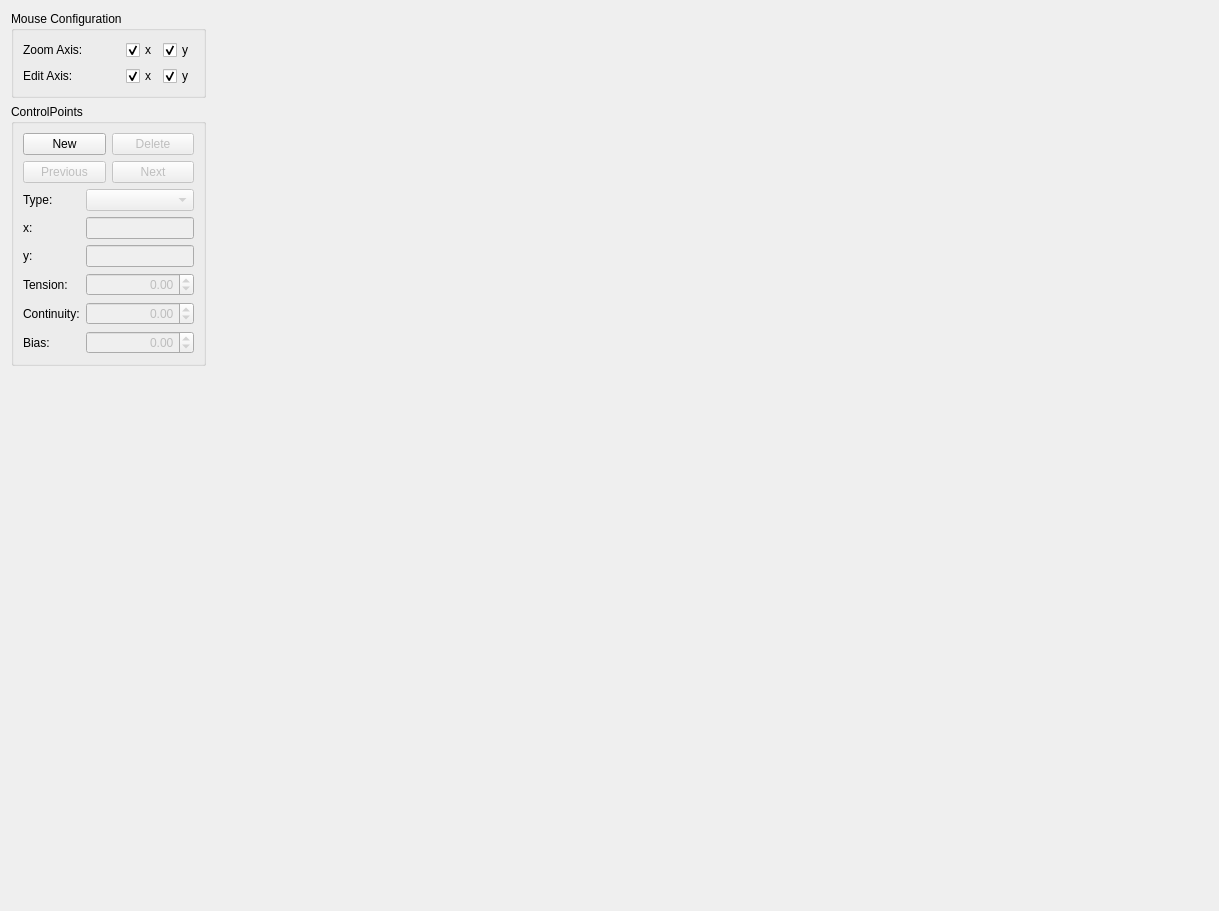
<?xml version="1.0" encoding="UTF-8"?>
<ui version="4.0">
 <class>Envelope_Dlg</class>
 <widget class="QWidget" name="Envelope_Dlg">
  <property name="geometry">
   <rect>
    <x>0</x>
    <y>0</y>
    <width>1219</width>
    <height>911</height>
   </rect>
  </property>
  <property name="windowTitle">
   <string>Form</string>
  </property>
  <layout class="QHBoxLayout" name="horizontalLayout">
   <item>
    <layout class="QVBoxLayout" name="verticalLayout_2">
     <item>
      <widget class="QGroupBox" name="groupBox">
       <property name="sizePolicy">
        <sizepolicy hsizetype="Preferred" vsizetype="Preferred">
         <horstretch>0</horstretch>
         <verstretch>0</verstretch>
        </sizepolicy>
       </property>
       <property name="minimumSize">
        <size>
         <width>0</width>
         <height>0</height>
        </size>
       </property>
       <property name="maximumSize">
        <size>
         <width>16777215</width>
         <height>16777215</height>
        </size>
       </property>
       <property name="title">
        <string>Mouse Configuration</string>
       </property>
       <layout class="QGridLayout" name="gridLayout">
        <item row="0" column="0">
         <widget class="QLabel" name="label">
          <property name="sizePolicy">
           <sizepolicy hsizetype="Expanding" vsizetype="Preferred">
            <horstretch>0</horstretch>
            <verstretch>0</verstretch>
           </sizepolicy>
          </property>
          <property name="text">
           <string>Zoom Axis:</string>
          </property>
         </widget>
        </item>
        <item row="0" column="1">
         <widget class="QCheckBox" name="checkBox_zoomx">
          <property name="text">
           <string>x</string>
          </property>
          <property name="checked">
           <bool>true</bool>
          </property>
         </widget>
        </item>
        <item row="0" column="2">
         <widget class="QCheckBox" name="checkBox_zoomy">
          <property name="text">
           <string>y</string>
          </property>
          <property name="checked">
           <bool>true</bool>
          </property>
         </widget>
        </item>
        <item row="1" column="0">
         <widget class="QLabel" name="label_3">
          <property name="sizePolicy">
           <sizepolicy hsizetype="Expanding" vsizetype="Preferred">
            <horstretch>0</horstretch>
            <verstretch>0</verstretch>
           </sizepolicy>
          </property>
          <property name="text">
           <string>Edit Axis:</string>
          </property>
         </widget>
        </item>
        <item row="1" column="1">
         <widget class="QCheckBox" name="checkBox_editx">
          <property name="text">
           <string>x</string>
          </property>
          <property name="checked">
           <bool>true</bool>
          </property>
         </widget>
        </item>
        <item row="1" column="2">
         <widget class="QCheckBox" name="checkBox_edity">
          <property name="text">
           <string>y</string>
          </property>
          <property name="checked">
           <bool>true</bool>
          </property>
         </widget>
        </item>
       </layout>
      </widget>
     </item>
     <item>
      <widget class="QGroupBox" name="groupBox_2">
       <property name="sizePolicy">
        <sizepolicy hsizetype="Preferred" vsizetype="Preferred">
         <horstretch>0</horstretch>
         <verstretch>0</verstretch>
        </sizepolicy>
       </property>
       <property name="minimumSize">
        <size>
         <width>0</width>
         <height>0</height>
        </size>
       </property>
       <property name="maximumSize">
        <size>
         <width>16777215</width>
         <height>16777215</height>
        </size>
       </property>
       <property name="title">
        <string>ControlPoints</string>
       </property>
       <layout class="QVBoxLayout" name="verticalLayout">
        <item>
         <layout class="QGridLayout" name="gridLayout_3">
          <item row="0" column="0">
           <widget class="QPushButton" name="pushButton_New">
            <property name="text">
             <string>New</string>
            </property>
           </widget>
          </item>
          <item row="0" column="1">
           <widget class="QPushButton" name="pushButton_Delete">
            <property name="enabled">
             <bool>false</bool>
            </property>
            <property name="text">
             <string>Delete</string>
            </property>
           </widget>
          </item>
          <item row="1" column="0">
           <widget class="QPushButton" name="pushButton_P">
            <property name="enabled">
             <bool>false</bool>
            </property>
            <property name="minimumSize">
             <size>
              <width>0</width>
              <height>0</height>
             </size>
            </property>
            <property name="text">
             <string>Previous</string>
            </property>
           </widget>
          </item>
          <item row="1" column="1">
           <widget class="QPushButton" name="pushButton_N">
            <property name="enabled">
             <bool>false</bool>
            </property>
            <property name="minimumSize">
             <size>
              <width>0</width>
              <height>0</height>
             </size>
            </property>
            <property name="text">
             <string>Next</string>
            </property>
           </widget>
          </item>
         </layout>
        </item>
        <item>
         <layout class="QGridLayout" name="gridLayout_2">
          <item row="0" column="0">
           <widget class="QLabel" name="label_9">
            <property name="sizePolicy">
             <sizepolicy hsizetype="Expanding" vsizetype="Preferred">
              <horstretch>0</horstretch>
              <verstretch>0</verstretch>
             </sizepolicy>
            </property>
            <property name="text">
             <string>Type:</string>
            </property>
           </widget>
          </item>
          <item row="0" column="1">
           <widget class="QComboBox" name="comboBox_cpType">
            <property name="enabled">
             <bool>false</bool>
            </property>
            <property name="sizePolicy">
             <sizepolicy hsizetype="Preferred" vsizetype="Fixed">
              <horstretch>0</horstretch>
              <verstretch>0</verstretch>
             </sizepolicy>
            </property>
            <property name="minimumSize">
             <size>
              <width>0</width>
              <height>0</height>
             </size>
            </property>
            <property name="maximumSize">
             <size>
              <width>16777215</width>
              <height>16777215</height>
             </size>
            </property>
            <property name="currentIndex">
             <number>-1</number>
            </property>
            <item>
             <property name="text">
              <string>Step</string>
             </property>
            </item>
            <item>
             <property name="text">
              <string>Linear</string>
             </property>
            </item>
            <item>
             <property name="text">
              <string>TCB</string>
             </property>
            </item>
           </widget>
          </item>
          <item row="1" column="0">
           <widget class="QLabel" name="label_4">
            <property name="sizePolicy">
             <sizepolicy hsizetype="Expanding" vsizetype="Preferred">
              <horstretch>0</horstretch>
              <verstretch>0</verstretch>
             </sizepolicy>
            </property>
            <property name="text">
             <string>x:</string>
            </property>
           </widget>
          </item>
          <item row="1" column="1">
           <widget class="QLineEdit" name="lineEdit_cpX">
            <property name="enabled">
             <bool>false</bool>
            </property>
            <property name="sizePolicy">
             <sizepolicy hsizetype="Preferred" vsizetype="Fixed">
              <horstretch>0</horstretch>
              <verstretch>0</verstretch>
             </sizepolicy>
            </property>
            <property name="minimumSize">
             <size>
              <width>0</width>
              <height>0</height>
             </size>
            </property>
            <property name="maximumSize">
             <size>
              <width>16777215</width>
              <height>16777215</height>
             </size>
            </property>
            <property name="inputMask">
             <string/>
            </property>
            <property name="maxLength">
             <number>32</number>
            </property>
            <property name="alignment">
             <set>Qt::AlignRight|Qt::AlignTrailing|Qt::AlignVCenter</set>
            </property>
           </widget>
          </item>
          <item row="2" column="0">
           <widget class="QLabel" name="label_5">
            <property name="sizePolicy">
             <sizepolicy hsizetype="Expanding" vsizetype="Preferred">
              <horstretch>0</horstretch>
              <verstretch>0</verstretch>
             </sizepolicy>
            </property>
            <property name="text">
             <string>y:</string>
            </property>
           </widget>
          </item>
          <item row="2" column="1">
           <widget class="QLineEdit" name="lineEdit_cpY">
            <property name="enabled">
             <bool>false</bool>
            </property>
            <property name="sizePolicy">
             <sizepolicy hsizetype="Preferred" vsizetype="Fixed">
              <horstretch>0</horstretch>
              <verstretch>0</verstretch>
             </sizepolicy>
            </property>
            <property name="minimumSize">
             <size>
              <width>0</width>
              <height>0</height>
             </size>
            </property>
            <property name="maximumSize">
             <size>
              <width>16777215</width>
              <height>16777215</height>
             </size>
            </property>
            <property name="maxLength">
             <number>32</number>
            </property>
            <property name="alignment">
             <set>Qt::AlignRight|Qt::AlignTrailing|Qt::AlignVCenter</set>
            </property>
           </widget>
          </item>
          <item row="3" column="0">
           <widget class="QLabel" name="label_6">
            <property name="sizePolicy">
             <sizepolicy hsizetype="Expanding" vsizetype="Preferred">
              <horstretch>0</horstretch>
              <verstretch>0</verstretch>
             </sizepolicy>
            </property>
            <property name="text">
             <string>Tension:</string>
            </property>
           </widget>
          </item>
          <item row="3" column="1">
           <widget class="QDoubleSpinBox" name="doubleSpinBox_cpT">
            <property name="enabled">
             <bool>false</bool>
            </property>
            <property name="sizePolicy">
             <sizepolicy hsizetype="Preferred" vsizetype="Fixed">
              <horstretch>0</horstretch>
              <verstretch>0</verstretch>
             </sizepolicy>
            </property>
            <property name="minimumSize">
             <size>
              <width>0</width>
              <height>0</height>
             </size>
            </property>
            <property name="maximumSize">
             <size>
              <width>16777215</width>
              <height>16777215</height>
             </size>
            </property>
            <property name="alignment">
             <set>Qt::AlignRight|Qt::AlignTrailing|Qt::AlignVCenter</set>
            </property>
            <property name="minimum">
             <double>-1.000000000000000</double>
            </property>
            <property name="maximum">
             <double>1.000000000000000</double>
            </property>
            <property name="singleStep">
             <double>0.100000000000000</double>
            </property>
           </widget>
          </item>
          <item row="4" column="0">
           <widget class="QLabel" name="label_7">
            <property name="sizePolicy">
             <sizepolicy hsizetype="Expanding" vsizetype="Preferred">
              <horstretch>0</horstretch>
              <verstretch>0</verstretch>
             </sizepolicy>
            </property>
            <property name="text">
             <string>Continuity:</string>
            </property>
           </widget>
          </item>
          <item row="4" column="1">
           <widget class="QDoubleSpinBox" name="doubleSpinBox_cpC">
            <property name="enabled">
             <bool>false</bool>
            </property>
            <property name="sizePolicy">
             <sizepolicy hsizetype="Preferred" vsizetype="Fixed">
              <horstretch>0</horstretch>
              <verstretch>0</verstretch>
             </sizepolicy>
            </property>
            <property name="minimumSize">
             <size>
              <width>0</width>
              <height>0</height>
             </size>
            </property>
            <property name="maximumSize">
             <size>
              <width>16777215</width>
              <height>16777215</height>
             </size>
            </property>
            <property name="alignment">
             <set>Qt::AlignRight|Qt::AlignTrailing|Qt::AlignVCenter</set>
            </property>
            <property name="minimum">
             <double>-1.000000000000000</double>
            </property>
            <property name="maximum">
             <double>1.000000000000000</double>
            </property>
            <property name="singleStep">
             <double>0.100000000000000</double>
            </property>
           </widget>
          </item>
          <item row="5" column="0">
           <widget class="QLabel" name="label_8">
            <property name="sizePolicy">
             <sizepolicy hsizetype="Expanding" vsizetype="Preferred">
              <horstretch>0</horstretch>
              <verstretch>0</verstretch>
             </sizepolicy>
            </property>
            <property name="text">
             <string>Bias:</string>
            </property>
           </widget>
          </item>
          <item row="5" column="1">
           <widget class="QDoubleSpinBox" name="doubleSpinBox_cpB">
            <property name="enabled">
             <bool>false</bool>
            </property>
            <property name="sizePolicy">
             <sizepolicy hsizetype="Preferred" vsizetype="Fixed">
              <horstretch>0</horstretch>
              <verstretch>0</verstretch>
             </sizepolicy>
            </property>
            <property name="minimumSize">
             <size>
              <width>0</width>
              <height>0</height>
             </size>
            </property>
            <property name="maximumSize">
             <size>
              <width>16777215</width>
              <height>16777215</height>
             </size>
            </property>
            <property name="alignment">
             <set>Qt::AlignRight|Qt::AlignTrailing|Qt::AlignVCenter</set>
            </property>
            <property name="minimum">
             <double>-1.000000000000000</double>
            </property>
            <property name="maximum">
             <double>1.000000000000000</double>
            </property>
            <property name="singleStep">
             <double>0.100000000000000</double>
            </property>
           </widget>
          </item>
         </layout>
        </item>
       </layout>
      </widget>
     </item>
     <item>
      <spacer name="verticalSpacer">
       <property name="orientation">
        <enum>Qt::Vertical</enum>
       </property>
       <property name="sizeHint" stdset="0">
        <size>
         <width>20</width>
         <height>40</height>
        </size>
       </property>
      </spacer>
     </item>
    </layout>
   </item>
   <item>
    <widget class="m3d::EnvelopeGraph" name="graph" native="true">
     <property name="sizePolicy">
      <sizepolicy hsizetype="Expanding" vsizetype="Expanding">
       <horstretch>1</horstretch>
       <verstretch>0</verstretch>
      </sizepolicy>
     </property>
     <property name="focusPolicy">
      <enum>Qt::ClickFocus</enum>
     </property>
     <property name="contextMenuPolicy">
      <enum>Qt::CustomContextMenu</enum>
     </property>
    </widget>
   </item>
  </layout>
 </widget>
 <customwidgets>
  <customwidget>
   <class>m3d::EnvelopeGraph</class>
   <extends>QWidget</extends>
   <header>envelopegraph.h</header>
   <container>1</container>
   <slots>
    <signal>selectionChanged(unsigned)</signal>
    <signal>addControlPoint(value,value)</signal>
    <signal>moveControlPoint(value,value)</signal>
    <signal>deleteControlPoint()</signal>
    <slot>enableZoomX(bool)</slot>
    <slot>enableZoomY(bool)</slot>
    <slot>enableEditX(bool)</slot>
    <slot>enableEditY(bool)</slot>
    <slot>nextPoint()</slot>
    <slot>prevPoint()</slot>
   </slots>
  </customwidget>
 </customwidgets>
 <resources/>
 <connections>
  <connection>
   <sender>checkBox_zoomx</sender>
   <signal>toggled(bool)</signal>
   <receiver>graph</receiver>
   <slot>enableZoomX(bool)</slot>
   <hints>
    <hint type="sourcelabel">
     <x>149</x>
     <y>42</y>
    </hint>
    <hint type="destinationlabel">
     <x>442</x>
     <y>269</y>
    </hint>
   </hints>
  </connection>
  <connection>
   <sender>checkBox_zoomy</sender>
   <signal>toggled(bool)</signal>
   <receiver>graph</receiver>
   <slot>enableZoomY(bool)</slot>
   <hints>
    <hint type="sourcelabel">
     <x>184</x>
     <y>42</y>
    </hint>
    <hint type="destinationlabel">
     <x>442</x>
     <y>269</y>
    </hint>
   </hints>
  </connection>
  <connection>
   <sender>graph</sender>
   <signal>selectionChanged(unsigned)</signal>
   <receiver>Envelope_Dlg</receiver>
   <slot>updateControlPointUI(unsigned)</slot>
   <hints>
    <hint type="sourcelabel">
     <x>442</x>
     <y>269</y>
    </hint>
    <hint type="destinationlabel">
     <x>338</x>
     <y>269</y>
    </hint>
   </hints>
  </connection>
  <connection>
   <sender>graph</sender>
   <signal>pointMoved(unsigned)</signal>
   <receiver>Envelope_Dlg</receiver>
   <slot>controlPointMoved(unsigned)</slot>
   <hints>
    <hint type="sourcelabel">
     <x>442</x>
     <y>253</y>
    </hint>
    <hint type="destinationlabel">
     <x>338</x>
     <y>253</y>
    </hint>
   </hints>
  </connection>
  <connection>
   <sender>doubleSpinBox_cpT</sender>
   <signal>valueChanged(double)</signal>
   <receiver>Envelope_Dlg</receiver>
   <slot>controlPointEdited()</slot>
   <hints>
    <hint type="sourcelabel">
     <x>151</x>
     <y>272</y>
    </hint>
    <hint type="destinationlabel">
     <x>338</x>
     <y>253</y>
    </hint>
   </hints>
  </connection>
  <connection>
   <sender>doubleSpinBox_cpC</sender>
   <signal>valueChanged(double)</signal>
   <receiver>Envelope_Dlg</receiver>
   <slot>controlPointEdited()</slot>
   <hints>
    <hint type="sourcelabel">
     <x>151</x>
     <y>300</y>
    </hint>
    <hint type="destinationlabel">
     <x>338</x>
     <y>253</y>
    </hint>
   </hints>
  </connection>
  <connection>
   <sender>doubleSpinBox_cpB</sender>
   <signal>valueChanged(double)</signal>
   <receiver>Envelope_Dlg</receiver>
   <slot>controlPointEdited()</slot>
   <hints>
    <hint type="sourcelabel">
     <x>151</x>
     <y>328</y>
    </hint>
    <hint type="destinationlabel">
     <x>338</x>
     <y>253</y>
    </hint>
   </hints>
  </connection>
  <connection>
   <sender>lineEdit_cpX</sender>
   <signal>editingFinished()</signal>
   <receiver>Envelope_Dlg</receiver>
   <slot>controlPointEdited()</slot>
   <hints>
    <hint type="sourcelabel">
     <x>151</x>
     <y>216</y>
    </hint>
    <hint type="destinationlabel">
     <x>338</x>
     <y>253</y>
    </hint>
   </hints>
  </connection>
  <connection>
   <sender>lineEdit_cpY</sender>
   <signal>editingFinished()</signal>
   <receiver>Envelope_Dlg</receiver>
   <slot>controlPointEdited()</slot>
   <hints>
    <hint type="sourcelabel">
     <x>151</x>
     <y>244</y>
    </hint>
    <hint type="destinationlabel">
     <x>338</x>
     <y>253</y>
    </hint>
   </hints>
  </connection>
  <connection>
   <sender>comboBox_cpType</sender>
   <signal>activated(int)</signal>
   <receiver>Envelope_Dlg</receiver>
   <slot>controlPointEdited()</slot>
   <hints>
    <hint type="sourcelabel">
     <x>151</x>
     <y>188</y>
    </hint>
    <hint type="destinationlabel">
     <x>338</x>
     <y>253</y>
    </hint>
   </hints>
  </connection>
  <connection>
   <sender>pushButton_N</sender>
   <signal>clicked()</signal>
   <receiver>graph</receiver>
   <slot>nextPoint()</slot>
   <hints>
    <hint type="sourcelabel">
     <x>168</x>
     <y>159</y>
    </hint>
    <hint type="destinationlabel">
     <x>442</x>
     <y>253</y>
    </hint>
   </hints>
  </connection>
  <connection>
   <sender>pushButton_P</sender>
   <signal>clicked()</signal>
   <receiver>graph</receiver>
   <slot>prevPoint()</slot>
   <hints>
    <hint type="sourcelabel">
     <x>102</x>
     <y>159</y>
    </hint>
    <hint type="destinationlabel">
     <x>442</x>
     <y>253</y>
    </hint>
   </hints>
  </connection>
  <connection>
   <sender>checkBox_editx</sender>
   <signal>toggled(bool)</signal>
   <receiver>graph</receiver>
   <slot>enableEditX(bool)</slot>
   <hints>
    <hint type="sourcelabel">
     <x>149</x>
     <y>67</y>
    </hint>
    <hint type="destinationlabel">
     <x>442</x>
     <y>253</y>
    </hint>
   </hints>
  </connection>
  <connection>
   <sender>checkBox_edity</sender>
   <signal>toggled(bool)</signal>
   <receiver>graph</receiver>
   <slot>enableEditY(bool)</slot>
   <hints>
    <hint type="sourcelabel">
     <x>184</x>
     <y>67</y>
    </hint>
    <hint type="destinationlabel">
     <x>442</x>
     <y>253</y>
    </hint>
   </hints>
  </connection>
  <connection>
   <sender>pushButton_New</sender>
   <signal>clicked()</signal>
   <receiver>Envelope_Dlg</receiver>
   <slot>addControlPoint()</slot>
   <hints>
    <hint type="sourcelabel">
     <x>63</x>
     <y>128</y>
    </hint>
    <hint type="destinationlabel">
     <x>338</x>
     <y>253</y>
    </hint>
   </hints>
  </connection>
  <connection>
   <sender>graph</sender>
   <signal>addControlPoint(value,value)</signal>
   <receiver>Envelope_Dlg</receiver>
   <slot>addControlPoint(value,value)</slot>
   <hints>
    <hint type="sourcelabel">
     <x>442</x>
     <y>253</y>
    </hint>
    <hint type="destinationlabel">
     <x>338</x>
     <y>253</y>
    </hint>
   </hints>
  </connection>
  <connection>
   <sender>graph</sender>
   <signal>moveControlPoint(value,value)</signal>
   <receiver>Envelope_Dlg</receiver>
   <slot>moveCurrentControlPoint(value,value)</slot>
   <hints>
    <hint type="sourcelabel">
     <x>442</x>
     <y>253</y>
    </hint>
    <hint type="destinationlabel">
     <x>338</x>
     <y>253</y>
    </hint>
   </hints>
  </connection>
  <connection>
   <sender>graph</sender>
   <signal>deleteControlPoint()</signal>
   <receiver>Envelope_Dlg</receiver>
   <slot>deleteCurrentControlPoint()</slot>
   <hints>
    <hint type="sourcelabel">
     <x>442</x>
     <y>253</y>
    </hint>
    <hint type="destinationlabel">
     <x>338</x>
     <y>253</y>
    </hint>
   </hints>
  </connection>
  <connection>
   <sender>pushButton_Delete</sender>
   <signal>clicked()</signal>
   <receiver>Envelope_Dlg</receiver>
   <slot>deleteCurrentControlPoint()</slot>
   <hints>
    <hint type="sourcelabel">
     <x>155</x>
     <y>128</y>
    </hint>
    <hint type="destinationlabel">
     <x>338</x>
     <y>253</y>
    </hint>
   </hints>
  </connection>
 </connections>
 <slots>
  <slot>updateControlPointUI(unsigned)</slot>
  <slot>controlPointMoved(unsigned)</slot>
  <slot>controlPointEdited()</slot>
  <slot>addControlPoint()</slot>
  <slot>addControlPoint(value,value)</slot>
  <slot>moveCurrentControlPoint(value,value)</slot>
  <slot>deleteCurrentControlPoint()</slot>
 </slots>
</ui>
